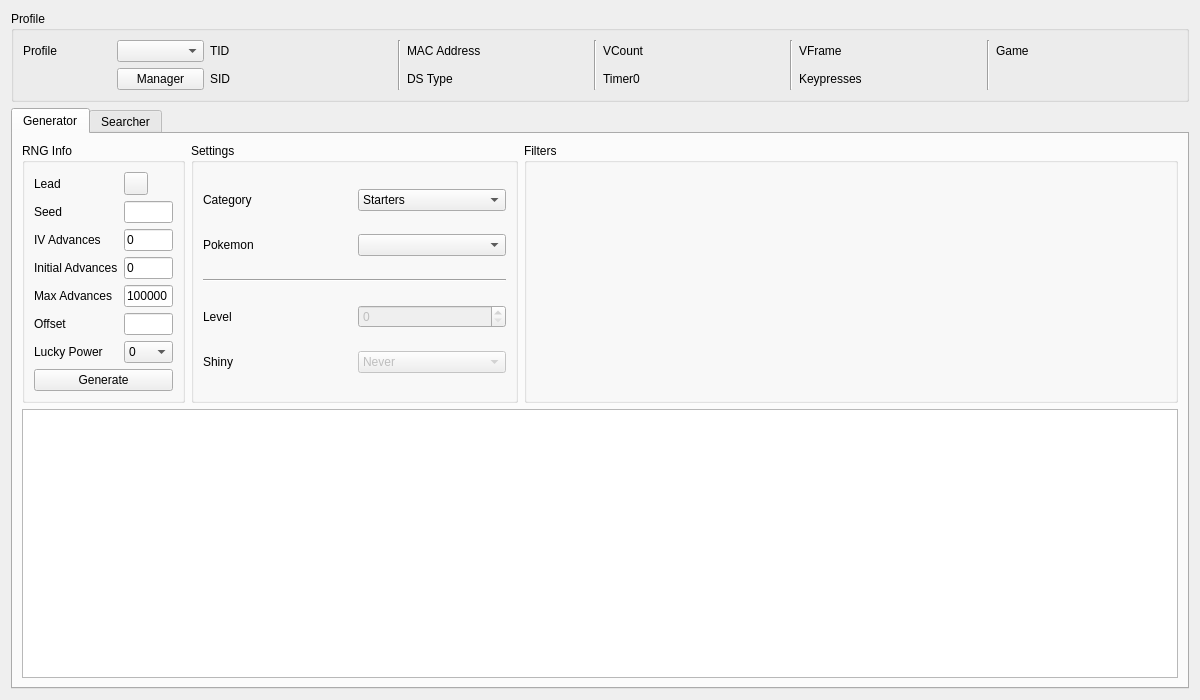
<?xml version="1.0" encoding="UTF-8"?>
<ui version="4.0">
 <class>Static5</class>
 <widget class="QWidget" name="Static5">
  <property name="geometry">
   <rect>
    <x>0</x>
    <y>0</y>
    <width>1200</width>
    <height>700</height>
   </rect>
  </property>
  <property name="windowTitle">
   <string>Gen 5 Static</string>
  </property>
  <layout class="QGridLayout" name="gridLayout_8">
   <item row="0" column="0">
    <widget class="QGroupBox" name="groupBoxProfile">
     <property name="title">
      <string>Profile</string>
     </property>
     <layout class="QGridLayout" name="gridLayout_5">
      <item row="0" column="0">
       <widget class="QLabel" name="labelProfile">
        <property name="text">
         <string>Profile</string>
        </property>
       </widget>
      </item>
      <item row="0" column="1">
       <widget class="QComboBox" name="comboBoxProfiles"/>
      </item>
      <item row="1" column="1">
       <widget class="QPushButton" name="pushButtonProfileManager">
        <property name="text">
         <string>Manager</string>
        </property>
       </widget>
      </item>
      <item row="0" column="2">
       <widget class="QLabel" name="labelProfileTID">
        <property name="text">
         <string>TID</string>
        </property>
       </widget>
      </item>
      <item row="0" column="3">
       <widget class="QLabel" name="labelProfileTIDValue"/>
      </item>
      <item row="1" column="2">
       <widget class="QLabel" name="labelProfileSID">
        <property name="text">
         <string>SID</string>
        </property>
       </widget>
      </item>
      <item row="1" column="3">
       <widget class="QLabel" name="labelProfileSIDValue"/>
      </item>
      <item row="0" column="4" rowspan="2">
       <widget class="Line" name="line_4">
        <property name="orientation">
         <enum>Qt::Orientation::Vertical</enum>
        </property>
       </widget>
      </item>
      <item row="0" column="5">
       <widget class="QLabel" name="labelProfileMACAddress">
        <property name="text">
         <string>MAC Address</string>
        </property>
       </widget>
      </item>
      <item row="0" column="6">
       <widget class="QLabel" name="labelProfileMACAddressValue"/>
      </item>
      <item row="1" column="5">
       <widget class="QLabel" name="labelProfileDSType">
        <property name="text">
         <string>DS Type</string>
        </property>
       </widget>
      </item>
      <item row="1" column="6">
       <widget class="QLabel" name="labelProfileDSTypeValue"/>
      </item>
      <item row="0" column="7" rowspan="2">
       <widget class="Line" name="line_3">
        <property name="orientation">
         <enum>Qt::Orientation::Vertical</enum>
        </property>
       </widget>
      </item>
      <item row="0" column="8">
       <widget class="QLabel" name="labelProfileVCount">
        <property name="text">
         <string>VCount</string>
        </property>
       </widget>
      </item>
      <item row="0" column="9">
       <widget class="QLabel" name="labelProfileVCountValue"/>
      </item>
      <item row="1" column="8">
       <widget class="QLabel" name="labelProfileTimer0">
        <property name="text">
         <string>Timer0</string>
        </property>
       </widget>
      </item>
      <item row="1" column="9">
       <widget class="QLabel" name="labelProfileTimer0Value"/>
      </item>
      <item row="0" column="10" rowspan="2">
       <widget class="Line" name="line_2">
        <property name="orientation">
         <enum>Qt::Orientation::Vertical</enum>
        </property>
       </widget>
      </item>
      <item row="0" column="13" rowspan="2">
       <widget class="Line" name="line">
        <property name="orientation">
         <enum>Qt::Orientation::Vertical</enum>
        </property>
       </widget>
      </item>
      <item row="0" column="11">
       <widget class="QLabel" name="labelProfileVFrame">
        <property name="text">
         <string>VFrame</string>
        </property>
       </widget>
      </item>
      <item row="0" column="12">
       <widget class="QLabel" name="labelProfileVFrameValue"/>
      </item>
      <item row="1" column="11">
       <widget class="QLabel" name="labelProfileKeypresses">
        <property name="text">
         <string>Keypresses</string>
        </property>
       </widget>
      </item>
      <item row="1" column="12">
       <widget class="QLabel" name="labelProfileKeypressesValue"/>
      </item>
      <item row="0" column="14">
       <widget class="QLabel" name="labelProfileGame">
        <property name="text">
         <string>Game</string>
        </property>
       </widget>
      </item>
      <item row="0" column="15">
       <widget class="QLabel" name="labelProfileGameValue"/>
      </item>
     </layout>
    </widget>
   </item>
   <item row="1" column="0">
    <widget class="TabWidget" name="tabRNGSelector">
     <widget class="QWidget" name="tabGenerator">
      <attribute name="title">
       <string>Generator</string>
      </attribute>
      <layout class="QGridLayout" name="gridLayout_12">
       <item row="0" column="0">
        <widget class="QGroupBox" name="groupBoxGeneratorRNGInfo">
         <property name="sizePolicy">
          <sizepolicy hsizetype="Preferred" vsizetype="Preferred">
           <horstretch>1</horstretch>
           <verstretch>0</verstretch>
          </sizepolicy>
         </property>
         <property name="title">
          <string>RNG Info</string>
         </property>
         <layout class="QGridLayout" name="gridLayout_6">
          <item row="0" column="0">
           <widget class="QLabel" name="labelGeneratorLead">
            <property name="text">
             <string>Lead</string>
            </property>
           </widget>
          </item>
          <item row="0" column="1">
           <widget class="ComboMenu" name="comboMenuGeneratorLead"/>
          </item>
          <item row="1" column="0">
           <widget class="QLabel" name="labelGeneratorSeed">
            <property name="text">
             <string>Seed</string>
            </property>
           </widget>
          </item>
          <item row="1" column="1">
           <widget class="TextBox" name="textBoxGeneratorSeed"/>
          </item>
          <item row="2" column="0">
           <widget class="QLabel" name="labelGeneratorIVAdvances">
            <property name="text">
             <string>IV Advances</string>
            </property>
           </widget>
          </item>
          <item row="2" column="1">
           <widget class="TextBox" name="textBoxGeneratorIVAdvances">
            <property name="text">
             <string>0</string>
            </property>
           </widget>
          </item>
          <item row="3" column="0">
           <widget class="QLabel" name="labelGeneratorInitialAdvances">
            <property name="text">
             <string>Initial Advances</string>
            </property>
           </widget>
          </item>
          <item row="3" column="1">
           <widget class="TextBox" name="textBoxGeneratorInitialAdvances">
            <property name="text">
             <string notr="true">0</string>
            </property>
           </widget>
          </item>
          <item row="4" column="0">
           <widget class="QLabel" name="labelGeneratorMaxAdvances">
            <property name="text">
             <string>Max Advances</string>
            </property>
           </widget>
          </item>
          <item row="4" column="1">
           <widget class="TextBox" name="textBoxGeneratorMaxAdvances">
            <property name="text">
             <string notr="true">100000</string>
            </property>
           </widget>
          </item>
          <item row="5" column="0">
           <widget class="QLabel" name="labelGeneratorOffset">
            <property name="text">
             <string>Offset</string>
            </property>
           </widget>
          </item>
          <item row="5" column="1">
           <widget class="TextBox" name="textBoxGeneratorOffset"/>
          </item>
          <item row="6" column="0">
           <widget class="QLabel" name="labelGeneratorLuckyPower">
            <property name="text">
             <string>Lucky Power</string>
            </property>
           </widget>
          </item>
          <item row="6" column="1">
           <widget class="ComboBox" name="comboBoxGeneratorLuckyPower">
            <item>
             <property name="text">
              <string notr="true">0</string>
             </property>
            </item>
            <item>
             <property name="text">
              <string notr="true">3/S</string>
             </property>
            </item>
           </widget>
          </item>
          <item row="7" column="0" colspan="2">
           <widget class="QPushButton" name="pushButtonGenerate">
            <property name="text">
             <string>Generate</string>
            </property>
           </widget>
          </item>
         </layout>
        </widget>
       </item>
       <item row="0" column="1">
        <widget class="QGroupBox" name="groupBoxGeneratorSettings">
         <property name="sizePolicy">
          <sizepolicy hsizetype="Preferred" vsizetype="Preferred">
           <horstretch>2</horstretch>
           <verstretch>0</verstretch>
          </sizepolicy>
         </property>
         <property name="title">
          <string>Settings</string>
         </property>
         <layout class="QGridLayout" name="gridLayout_7">
          <item row="0" column="0">
           <widget class="QLabel" name="labelGeneratorCategory">
            <property name="text">
             <string>Category</string>
            </property>
           </widget>
          </item>
          <item row="0" column="1">
           <widget class="ComboBox" name="comboBoxGeneratorCategory">
            <item>
             <property name="text">
              <string>Starters</string>
             </property>
            </item>
            <item>
             <property name="text">
              <string>Fossils</string>
             </property>
            </item>
            <item>
             <property name="text">
              <string>Gifts</string>
             </property>
            </item>
            <item>
             <property name="text">
              <string>Stationary</string>
             </property>
            </item>
            <item>
             <property name="text">
              <string>Legends</string>
             </property>
            </item>
            <item>
             <property name="text">
              <string>Events</string>
             </property>
            </item>
            <item>
             <property name="text">
              <string>Roamers</string>
             </property>
            </item>
            <item>
             <property name="text">
              <string>Curtis</string>
             </property>
            </item>
            <item>
             <property name="text">
              <string>Yancy</string>
             </property>
            </item>
           </widget>
          </item>
          <item row="1" column="0">
           <widget class="QLabel" name="labelGeneratorPokemon">
            <property name="text">
             <string>Pokemon</string>
            </property>
           </widget>
          </item>
          <item row="1" column="1">
           <widget class="ComboBox" name="comboBoxGeneratorPokemon"/>
          </item>
          <item row="2" column="0" colspan="2">
           <widget class="Line" name="line_5">
            <property name="orientation">
             <enum>Qt::Orientation::Horizontal</enum>
            </property>
           </widget>
          </item>
          <item row="3" column="0">
           <widget class="QLabel" name="labelGeneratorLevel">
            <property name="text">
             <string>Level</string>
            </property>
           </widget>
          </item>
          <item row="3" column="1">
           <widget class="QSpinBox" name="spinBoxGeneratorLevel">
            <property name="enabled">
             <bool>false</bool>
            </property>
           </widget>
          </item>
          <item row="4" column="0">
           <widget class="QLabel" name="labelGeneratorShiny">
            <property name="text">
             <string>Shiny</string>
            </property>
           </widget>
          </item>
          <item row="4" column="1">
           <widget class="ComboBox" name="comboBoxGeneratorShiny">
            <property name="enabled">
             <bool>false</bool>
            </property>
            <item>
             <property name="text">
              <string>Never</string>
             </property>
            </item>
            <item>
             <property name="text">
              <string>Random</string>
             </property>
            </item>
            <item>
             <property name="text">
              <string>Always</string>
             </property>
            </item>
           </widget>
          </item>
         </layout>
        </widget>
       </item>
       <item row="0" column="2">
        <widget class="QGroupBox" name="groupBoxGeneratorFilters">
         <property name="sizePolicy">
          <sizepolicy hsizetype="Preferred" vsizetype="Preferred">
           <horstretch>4</horstretch>
           <verstretch>0</verstretch>
          </sizepolicy>
         </property>
         <property name="title">
          <string>Filters</string>
         </property>
         <layout class="QGridLayout" name="gridLayout">
          <item row="0" column="0" rowspan="2">
           <widget class="Filter" name="filterGenerator" native="true"/>
          </item>
         </layout>
        </widget>
       </item>
       <item row="1" column="0" colspan="3">
        <widget class="TableView" name="tableViewGenerator"/>
       </item>
      </layout>
     </widget>
     <widget class="QWidget" name="tabSearcher">
      <attribute name="title">
       <string>Searcher</string>
      </attribute>
      <layout class="QGridLayout" name="gridLayout_3">
       <item row="0" column="0">
        <widget class="QGroupBox" name="groupBoxSearcherRNGInfo">
         <property name="sizePolicy">
          <sizepolicy hsizetype="Preferred" vsizetype="Preferred">
           <horstretch>1</horstretch>
           <verstretch>0</verstretch>
          </sizepolicy>
         </property>
         <property name="title">
          <string>RNG Info</string>
         </property>
         <layout class="QGridLayout" name="gridLayout_2">
          <item row="0" column="0">
           <widget class="QLabel" name="labelSearcherLead">
            <property name="text">
             <string>Lead</string>
            </property>
           </widget>
          </item>
          <item row="0" column="1">
           <widget class="ComboMenu" name="comboMenuSearcherLead"/>
          </item>
          <item row="1" column="0">
           <widget class="QLabel" name="labelSearcherInitialIVAdvances">
            <property name="text">
             <string>Initial IV Advances</string>
            </property>
           </widget>
          </item>
          <item row="1" column="1">
           <widget class="TextBox" name="textBoxSearcherInitialIVAdvances">
            <property name="text">
             <string>0</string>
            </property>
           </widget>
          </item>
          <item row="2" column="0">
           <widget class="QLabel" name="labelSearcherMaxIVAdvances">
            <property name="text">
             <string>Max IV Advances</string>
            </property>
           </widget>
          </item>
          <item row="2" column="1">
           <widget class="TextBox" name="textBoxSearcherMaxIVAdvances">
            <property name="text">
             <string>0</string>
            </property>
           </widget>
          </item>
          <item row="3" column="0">
           <widget class="QLabel" name="labelSearcherInitialAdvances">
            <property name="text">
             <string>Initial Advances</string>
            </property>
           </widget>
          </item>
          <item row="3" column="1">
           <widget class="TextBox" name="textBoxSearcherInitialAdvances">
            <property name="text">
             <string>0</string>
            </property>
           </widget>
          </item>
          <item row="4" column="0">
           <widget class="QLabel" name="labelSearcherMaxAdvances">
            <property name="text">
             <string>Max Advances</string>
            </property>
           </widget>
          </item>
          <item row="4" column="1">
           <widget class="TextBox" name="textBoxSearcherMaxAdvances">
            <property name="text">
             <string notr="true">100</string>
            </property>
           </widget>
          </item>
          <item row="5" column="0">
           <widget class="QLabel" name="labelSearcherLuckyPower">
            <property name="text">
             <string>Lucky Power</string>
            </property>
           </widget>
          </item>
          <item row="5" column="1">
           <widget class="ComboBox" name="comboBoxSearcherLuckyPower">
            <item>
             <property name="text">
              <string notr="true">0</string>
             </property>
            </item>
            <item>
             <property name="text">
              <string notr="true">3/S</string>
             </property>
            </item>
           </widget>
          </item>
          <item row="6" column="0">
           <widget class="QLabel" name="labelSearcherStartDate">
            <property name="text">
             <string>Start Date</string>
            </property>
           </widget>
          </item>
          <item row="6" column="1">
           <widget class="DateEdit" name="dateEditSearcherStartDate"/>
          </item>
          <item row="7" column="0">
           <widget class="QLabel" name="labelSearcherEndDate">
            <property name="text">
             <string>End Date</string>
            </property>
           </widget>
          </item>
          <item row="7" column="1">
           <widget class="DateEdit" name="dateEditSearcherEndDate"/>
          </item>
          <item row="8" column="0" colspan="2">
           <layout class="QHBoxLayout" name="horizontalLayout">
            <item>
             <widget class="QPushButton" name="pushButtonSearch">
              <property name="text">
               <string>Search</string>
              </property>
             </widget>
            </item>
            <item>
             <widget class="QPushButton" name="pushButtonCancel">
              <property name="enabled">
               <bool>false</bool>
              </property>
              <property name="text">
               <string>Cancel</string>
              </property>
             </widget>
            </item>
           </layout>
          </item>
         </layout>
        </widget>
       </item>
       <item row="0" column="1">
        <widget class="QGroupBox" name="groupBoxSearcherSettings">
         <property name="sizePolicy">
          <sizepolicy hsizetype="Preferred" vsizetype="Preferred">
           <horstretch>2</horstretch>
           <verstretch>0</verstretch>
          </sizepolicy>
         </property>
         <property name="title">
          <string>Settings</string>
         </property>
         <layout class="QGridLayout" name="gridLayout_9">
          <item row="0" column="0">
           <widget class="QLabel" name="labelSearcherCategory">
            <property name="text">
             <string>Category</string>
            </property>
           </widget>
          </item>
          <item row="0" column="1" colspan="2">
           <widget class="ComboBox" name="comboBoxSearcherCategory">
            <item>
             <property name="text">
              <string>Starters</string>
             </property>
            </item>
            <item>
             <property name="text">
              <string>Fossils</string>
             </property>
            </item>
            <item>
             <property name="text">
              <string>Gifts</string>
             </property>
            </item>
            <item>
             <property name="text">
              <string>Stationary</string>
             </property>
            </item>
            <item>
             <property name="text">
              <string>Legends</string>
             </property>
            </item>
            <item>
             <property name="text">
              <string>Events</string>
             </property>
            </item>
            <item>
             <property name="text">
              <string>Roamers</string>
             </property>
            </item>
            <item>
             <property name="text">
              <string>Curtis</string>
             </property>
            </item>
            <item>
             <property name="text">
              <string>Yancy</string>
             </property>
            </item>
           </widget>
          </item>
          <item row="1" column="0">
           <widget class="QLabel" name="labelSearcherPokemon">
            <property name="text">
             <string>Pokemon</string>
            </property>
           </widget>
          </item>
          <item row="1" column="1" colspan="2">
           <widget class="ComboBox" name="comboBoxSearcherPokemon"/>
          </item>
          <item row="2" column="0" colspan="3">
           <widget class="Line" name="line_6">
            <property name="orientation">
             <enum>Qt::Orientation::Horizontal</enum>
            </property>
           </widget>
          </item>
          <item row="3" column="0">
           <widget class="QLabel" name="labelSearcherLevel">
            <property name="text">
             <string>Level</string>
            </property>
           </widget>
          </item>
          <item row="3" column="1" colspan="2">
           <widget class="QSpinBox" name="spinBoxSearcherLevel">
            <property name="enabled">
             <bool>false</bool>
            </property>
           </widget>
          </item>
          <item row="4" column="0">
           <widget class="QLabel" name="labelSearcherShiny">
            <property name="text">
             <string>Shiny</string>
            </property>
           </widget>
          </item>
          <item row="4" column="1" colspan="2">
           <widget class="ComboBox" name="comboBoxSearcherShiny">
            <property name="enabled">
             <bool>false</bool>
            </property>
            <item>
             <property name="text">
              <string>Never</string>
             </property>
            </item>
            <item>
             <property name="text">
              <string>Random</string>
             </property>
            </item>
            <item>
             <property name="text">
              <string>Always</string>
             </property>
            </item>
           </widget>
          </item>
          <item row="5" column="0" colspan="3">
           <widget class="Line" name="line_7">
            <property name="orientation">
             <enum>Qt::Orientation::Horizontal</enum>
            </property>
           </widget>
          </item>
          <item row="6" column="0" colspan="3">
           <widget class="QLabel" name="labelIVFastSearch">
            <property name="sizePolicy">
             <sizepolicy hsizetype="Preferred" vsizetype="Fixed">
              <horstretch>0</horstretch>
              <verstretch>0</verstretch>
             </sizepolicy>
            </property>
            <property name="text">
             <string/>
            </property>
           </widget>
          </item>
         </layout>
        </widget>
       </item>
       <item row="0" column="2">
        <widget class="QGroupBox" name="groupBoxSearcherFilters">
         <property name="sizePolicy">
          <sizepolicy hsizetype="Preferred" vsizetype="Preferred">
           <horstretch>4</horstretch>
           <verstretch>0</verstretch>
          </sizepolicy>
         </property>
         <property name="title">
          <string>Filters</string>
         </property>
         <layout class="QGridLayout" name="gridLayout_4">
          <item row="0" column="0" rowspan="2">
           <widget class="Filter" name="filterSearcher" native="true"/>
          </item>
         </layout>
        </widget>
       </item>
       <item row="1" column="0" colspan="3">
        <widget class="QProgressBar" name="progressBar"/>
       </item>
       <item row="2" column="0" colspan="3">
        <widget class="TableView" name="tableViewSearcher">
         <property name="sortingEnabled">
          <bool>true</bool>
         </property>
        </widget>
       </item>
      </layout>
     </widget>
    </widget>
   </item>
  </layout>
 </widget>
 <customwidgets>
  <customwidget>
   <class>TextBox</class>
   <extends>QLineEdit</extends>
   <header>Form/Controls/TextBox.hpp</header>
  </customwidget>
  <customwidget>
   <class>TableView</class>
   <extends>QTableView</extends>
   <header>Form/Controls/TableView.hpp</header>
  </customwidget>
  <customwidget>
   <class>DateEdit</class>
   <extends>QDateEdit</extends>
   <header>Form/Controls/DateEdit.hpp</header>
  </customwidget>
  <customwidget>
   <class>Filter</class>
   <extends>QWidget</extends>
   <header>Form/Controls/Filter.hpp</header>
   <container>1</container>
  </customwidget>
  <customwidget>
   <class>ComboBox</class>
   <extends>QComboBox</extends>
   <header>Form/Controls/ComboBox.hpp</header>
  </customwidget>
  <customwidget>
   <class>ComboMenu</class>
   <extends>QToolButton</extends>
   <header>Form/Controls/ComboMenu.hpp</header>
  </customwidget>
  <customwidget>
   <class>TabWidget</class>
   <extends>QTabWidget</extends>
   <header>Form/Controls/TabWidget.hpp</header>
   <container>1</container>
  </customwidget>
 </customwidgets>
 <tabstops>
  <tabstop>comboBoxProfiles</tabstop>
  <tabstop>pushButtonProfileManager</tabstop>
  <tabstop>tabRNGSelector</tabstop>
  <tabstop>comboMenuGeneratorLead</tabstop>
  <tabstop>textBoxGeneratorSeed</tabstop>
  <tabstop>textBoxGeneratorIVAdvances</tabstop>
  <tabstop>textBoxGeneratorInitialAdvances</tabstop>
  <tabstop>textBoxGeneratorMaxAdvances</tabstop>
  <tabstop>textBoxGeneratorOffset</tabstop>
  <tabstop>comboBoxGeneratorLuckyPower</tabstop>
  <tabstop>pushButtonGenerate</tabstop>
  <tabstop>comboBoxGeneratorCategory</tabstop>
  <tabstop>comboBoxGeneratorPokemon</tabstop>
  <tabstop>spinBoxGeneratorLevel</tabstop>
  <tabstop>comboBoxGeneratorShiny</tabstop>
  <tabstop>tableViewGenerator</tabstop>
  <tabstop>comboMenuSearcherLead</tabstop>
  <tabstop>textBoxSearcherInitialIVAdvances</tabstop>
  <tabstop>textBoxSearcherMaxIVAdvances</tabstop>
  <tabstop>textBoxSearcherInitialAdvances</tabstop>
  <tabstop>textBoxSearcherMaxAdvances</tabstop>
  <tabstop>comboBoxSearcherLuckyPower</tabstop>
  <tabstop>dateEditSearcherStartDate</tabstop>
  <tabstop>dateEditSearcherEndDate</tabstop>
  <tabstop>pushButtonSearch</tabstop>
  <tabstop>pushButtonCancel</tabstop>
  <tabstop>comboBoxSearcherCategory</tabstop>
  <tabstop>comboBoxSearcherPokemon</tabstop>
  <tabstop>spinBoxSearcherLevel</tabstop>
  <tabstop>comboBoxSearcherShiny</tabstop>
  <tabstop>tableViewSearcher</tabstop>
 </tabstops>
 <resources/>
 <connections/>
</ui>
